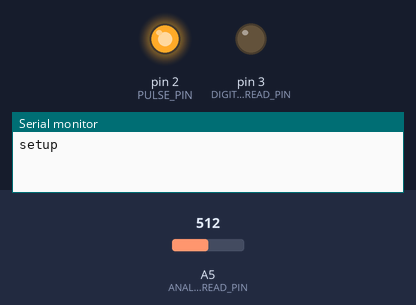
The sketch below on a simulated Arduino Uno, built with avr-gcc and run on an emulated ATmega328P. On the bench: output pins drawn as LEDs (lit = HIGH), the last lines printed to the serial monitor. The test bench sets the inputs (shaded band); at power-on: A5 (ANALOG_READ_PIN) = 512.

Above: at 1.8 s.
1.9 s: A5 (ANALOG_READ_PIN) set to 630
3.4 s: A5 (ANALOG_READ_PIN) set to 660
At 4.0 s:
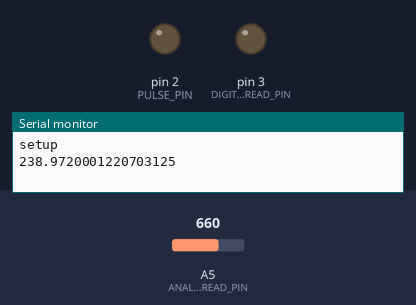
6.4 s: A5 (ANALOG_READ_PIN) set to 637
At 7.5 s:
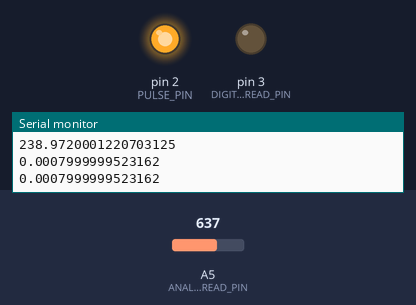
7.9 s: A5 (ANALOG_READ_PIN) set to 657
At 8.6 s:
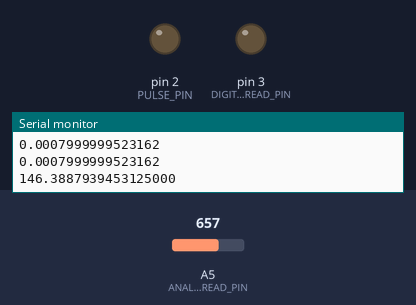
Timing chart, 0 to 10.9 s (numbered marks = the images above; inputs shaded):
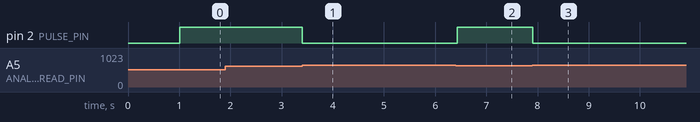

The sketch:

main.ino
```cpp
#define _R 10000.0; // 実測値

#include <Arduino.h>

const char PULSE_PIN = 2;
const char DIGITAL_READ_PIN = 3;
const char ANALOG_READ_PIN = A5;

void setup()
{
  Serial.begin(9600);
  Serial.println("setup");
  pinMode( PULSE_PIN , OUTPUT);
  digitalWrite(PULSE_PIN, LOW);

  // PIC と違い レジスタ名bits.ビット名での操作はできない。
  // & は 1&1=1, 1&0=0, 0&1=0, 0&0=0
  // まず上位 5ビットを保持したまま、下位3ビットをクリア
  ADCSRA = ADCSRA & 0b11111000;

  // 第2 ビットを 1 に変える。
  // | or は 1&1=1, 1&0=1, 0&1=1, 0&0=0 だから、第2 ビット以外は元の値が保持される
  ADCSRA = ADCSRA | 0b00000010;

}


void discharge() {
  pinMode(DIGITAL_READ_PIN, OUTPUT);
  digitalWrite(DIGITAL_READ_PIN, LOW);
  delay(1000);
  pinMode(DIGITAL_READ_PIN, INPUT);
  delay(10);
}

unsigned long charge() {
  digitalWrite(PULSE_PIN, HIGH);
  return micros();
}

void loop() {
  discharge();

  unsigned long time_start = charge();

  while ( analogRead(ANALOG_READ_PIN) < 647)
  {
  }; //1023*64.2=646.5。

  double T = micros() - time_start; // T: 時定数
  double c=T/_R; // [uF]

  Serial.println(c,16);
  digitalWrite(PULSE_PIN, LOW);
}
```

Measured:
- the behaviour switches between 646 and 647 on A5 (ANALOG_READ_PIN) (found by bisection; images 0 and 1)
- after the input at 1.9 s, every drawn part: stays the same
- after the input at 3.4 s, pin 2 (PULSE_PIN): HIGH → LOW at once
- after the input at 6.4 s, pin 2 (PULSE_PIN): LOW → HIGH at once
- after the input at 7.9 s, pin 2 (PULSE_PIN): HIGH → LOW at once
